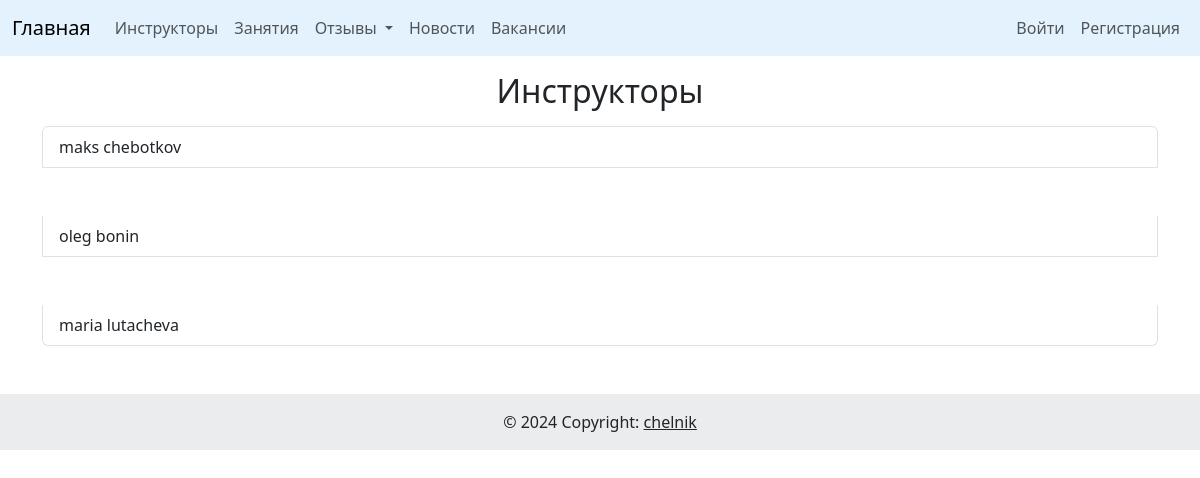
The page /instructors/ on the database its author committed.
### pool_app/models.py (models this page shows, shortened)
class Instructor(models.Model):
    user = models.OneToOneField(User, on_delete=models.CASCADE)
    bio = models.TextField()
    qualifications = models.CharField(max_length=255)
    photo = models.ImageField(upload_to='instruct_img/', blank=True, null=True)
    class Meta:
        verbose_name = 'Инструктор'
        verbose_name_plural = 'Инструкторы'

### users/models.py (models this page shows, shortened)
class User(AbstractUser):
    date_of_birth = models.DateField(blank=True, null=True)
    phone_regex = RegexValidator(regex=r'^(?:\+7|8)\d{10}$',
                                 message="Неверный формат номера телефона")
    phone_number = models.CharField(validators=[phone_regex], max_length=12,
                                    unique=True, blank=False, null=False)
    class Meta:
        verbose_name = 'Пользователь'
        verbose_name_plural = 'Пользователи'
        ordering = 'username',

### pool_app/views.py (the view)
# urls.py: path('instructors/', instructor_list, name='instructor_list'),
def instructor_list(request):
    instructors = Instructor.objects.all()
    return render(request, 'pool_app/instructor_list.html',
                  {'instructors': instructors})

### pool_app/templates/pool_app/instructor_list.html
{% extends 'base.html' %}
{% block content %}
<div class="container mt-3">
    <h2 class="mb-3 text-center">Инструкторы</h2>
    <div class="list-group">
        {% for instructor in instructors %}
            <a href="{% url 'pool_app:instructor_detail' pk=instructor.pk %}" class="list-group-item list-group-item-action mb-5 ">{{ instructor.user.get_full_name }}</a>
        {% endfor %}
    </div>
</div>
{% endblock %}

### rows shown on the page
Instructor: user.get_full_name "maks chebotkov"
Instructor: user.get_full_name "oleg bonin"
Instructor: user.get_full_name "maria lutacheva"
